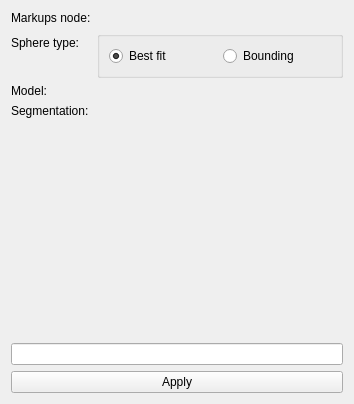
<?xml version="1.0" encoding="UTF-8"?>
<ui version="4.0">
 <class>MarkupsToSurface</class>
 <widget class="qMRMLWidget" name="MarkupsToSurface">
  <property name="geometry">
   <rect>
    <x>0</x>
    <y>0</y>
    <width>354</width>
    <height>404</height>
   </rect>
  </property>
  <layout class="QVBoxLayout" name="verticalLayout">
   <item>
    <layout class="QFormLayout" name="formLayout">
     <item row="0" column="0">
      <widget class="QLabel" name="inputLabel">
       <property name="text">
        <string>Markups node:</string>
       </property>
      </widget>
     </item>
     <item row="0" column="1">
      <widget class="qMRMLNodeComboBox" name="inputSelector">
       <property name="toolTip">
        <string>Pick the input to the algorithm.</string>
       </property>
       <property name="nodeTypes">
        <stringlist notr="true">
         <string>vtkMRMLMarkupsShapeNode</string>
         <string>vtkMRMLMarkupsROINode</string>
         <string>vtkMRMLMarkupsFiducialNode</string>
         <string>vtkMRMLMarkupsPlaneNode</string>
        </stringlist>
       </property>
       <property name="showChildNodeTypes">
        <bool>false</bool>
       </property>
       <property name="noneEnabled">
        <bool>true</bool>
       </property>
       <property name="addEnabled">
        <bool>false</bool>
       </property>
       <property name="removeEnabled">
        <bool>true</bool>
       </property>
       <property name="editEnabled">
        <bool>true</bool>
       </property>
       <property name="renameEnabled">
        <bool>true</bool>
       </property>
      </widget>
     </item>
     <item row="2" column="0">
      <widget class="QLabel" name="outputModelLabel">
       <property name="text">
        <string>Model:</string>
       </property>
      </widget>
     </item>
     <item row="2" column="1">
      <widget class="qMRMLNodeComboBox" name="outputModelSelector">
       <property name="toolTip">
        <string>Create or replace the selected model.</string>
       </property>
       <property name="nodeTypes">
        <stringlist notr="true">
         <string>vtkMRMLModelNode</string>
        </stringlist>
       </property>
       <property name="hideChildNodeTypes">
        <stringlist notr="true"/>
       </property>
       <property name="noneEnabled">
        <bool>true</bool>
       </property>
       <property name="editEnabled">
        <bool>true</bool>
       </property>
       <property name="renameEnabled">
        <bool>true</bool>
       </property>
       <property name="interactionNodeSingletonTag">
        <string notr="true"/>
       </property>
      </widget>
     </item>
     <item row="3" column="0">
      <widget class="QLabel" name="outputSegmentationLabel">
       <property name="text">
        <string>Segmentation:</string>
       </property>
      </widget>
     </item>
     <item row="3" column="1">
      <widget class="qMRMLNodeComboBox" name="outputSegmentationSelector">
       <property name="toolTip">
        <string>Create or replace a segment in the selected segmentation.</string>
       </property>
       <property name="nodeTypes">
        <stringlist notr="true">
         <string>vtkMRMLSegmentationNode</string>
        </stringlist>
       </property>
       <property name="hideChildNodeTypes">
        <stringlist notr="true"/>
       </property>
       <property name="noneEnabled">
        <bool>true</bool>
       </property>
       <property name="editEnabled">
        <bool>true</bool>
       </property>
       <property name="renameEnabled">
        <bool>true</bool>
       </property>
       <property name="interactionNodeSingletonTag">
        <string notr="true"/>
       </property>
      </widget>
     </item>
     <item row="1" column="0">
      <widget class="QLabel" name="sphereTypeLabel">
       <property name="text">
        <string>Sphere type:</string>
       </property>
      </widget>
     </item>
     <item row="1" column="1">
      <widget class="QGroupBox" name="sphereTypeGroupBox">
       <property name="title">
        <string/>
       </property>
       <layout class="QHBoxLayout" name="horizontalLayout">
        <item>
         <widget class="QRadioButton" name="sphereBestFitRadioButton">
          <property name="text">
           <string>Best fit</string>
          </property>
          <property name="checked">
           <bool>true</bool>
          </property>
         </widget>
        </item>
        <item>
         <widget class="QRadioButton" name="sphereBoundingRadioButton">
          <property name="text">
           <string>Bounding</string>
          </property>
         </widget>
        </item>
       </layout>
      </widget>
     </item>
    </layout>
   </item>
   <item>
    <spacer name="verticalSpacer">
     <property name="orientation">
      <enum>Qt::Vertical</enum>
     </property>
     <property name="sizeHint" stdset="0">
      <size>
       <width>20</width>
       <height>40</height>
      </size>
     </property>
    </spacer>
   </item>
   <item>
    <widget class="QLineEdit" name="resultLineEdit">
     <property name="enabled">
      <bool>true</bool>
     </property>
     <property name="readOnly">
      <bool>true</bool>
     </property>
    </widget>
   </item>
   <item>
    <widget class="QPushButton" name="applyButton">
     <property name="enabled">
      <bool>true</bool>
     </property>
     <property name="toolTip">
      <string>Run the algorithm.</string>
     </property>
     <property name="text">
      <string>Apply</string>
     </property>
    </widget>
   </item>
  </layout>
 </widget>
 <customwidgets>
  <customwidget>
   <class>qMRMLNodeComboBox</class>
   <extends>QWidget</extends>
   <header>qMRMLNodeComboBox.h</header>
  </customwidget>
  <customwidget>
   <class>qMRMLWidget</class>
   <extends>QWidget</extends>
   <header>qMRMLWidget.h</header>
   <container>1</container>
  </customwidget>
 </customwidgets>
 <resources/>
 <connections>
  <connection>
   <sender>MarkupsToSurface</sender>
   <signal>mrmlSceneChanged(vtkMRMLScene*)</signal>
   <receiver>inputSelector</receiver>
   <slot>setMRMLScene(vtkMRMLScene*)</slot>
   <hints>
    <hint type="sourcelabel">
     <x>122</x>
     <y>132</y>
    </hint>
    <hint type="destinationlabel">
     <x>248</x>
     <y>61</y>
    </hint>
   </hints>
  </connection>
  <connection>
   <sender>MarkupsToSurface</sender>
   <signal>mrmlSceneChanged(vtkMRMLScene*)</signal>
   <receiver>outputModelSelector</receiver>
   <slot>setMRMLScene(vtkMRMLScene*)</slot>
   <hints>
    <hint type="sourcelabel">
     <x>176</x>
     <y>201</y>
    </hint>
    <hint type="destinationlabel">
     <x>239</x>
     <y>69</y>
    </hint>
   </hints>
  </connection>
  <connection>
   <sender>MarkupsToSurface</sender>
   <signal>mrmlSceneChanged(vtkMRMLScene*)</signal>
   <receiver>outputSegmentationSelector</receiver>
   <slot>setMRMLScene(vtkMRMLScene*)</slot>
   <hints>
    <hint type="sourcelabel">
     <x>176</x>
     <y>201</y>
    </hint>
    <hint type="destinationlabel">
     <x>239</x>
     <y>113</y>
    </hint>
   </hints>
  </connection>
 </connections>
</ui>
